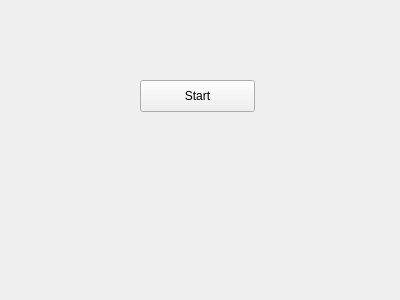
<?xml version="1.0" encoding="UTF-8"?>
<ui version="4.0">
 <class>MainWindow</class>
 <widget class="QMainWindow" name="MainWindow">
  <property name="geometry">
   <rect>
    <x>0</x>
    <y>0</y>
    <width>400</width>
    <height>300</height>
   </rect>
  </property>
  <property name="minimumSize">
   <size>
    <width>400</width>
    <height>300</height>
   </size>
  </property>
  <property name="maximumSize">
   <size>
    <width>400</width>
    <height>300</height>
   </size>
  </property>
  <property name="windowTitle">
   <string>MainWindow</string>
  </property>
  <widget class="QWidget" name="centralWidget">
   <widget class="QPushButton" name="pushButton">
    <property name="geometry">
     <rect>
      <x>140</x>
      <y>80</y>
      <width>115</width>
      <height>32</height>
     </rect>
    </property>
    <property name="text">
     <string>Start</string>
    </property>
    <property name="checkable">
     <bool>true</bool>
    </property>
   </widget>
   <widget class="QLabel" name="label">
    <property name="geometry">
     <rect>
      <x>20</x>
      <y>130</y>
      <width>361</width>
      <height>80</height>
     </rect>
    </property>
    <property name="text">
     <string/>
    </property>
    <property name="alignment">
     <set>Qt::AlignCenter</set>
    </property>
    <property name="wordWrap">
     <bool>true</bool>
    </property>
   </widget>
  </widget>
 </widget>
 <layoutdefault spacing="6" margin="11"/>
 <resources/>
 <connections/>
</ui>
